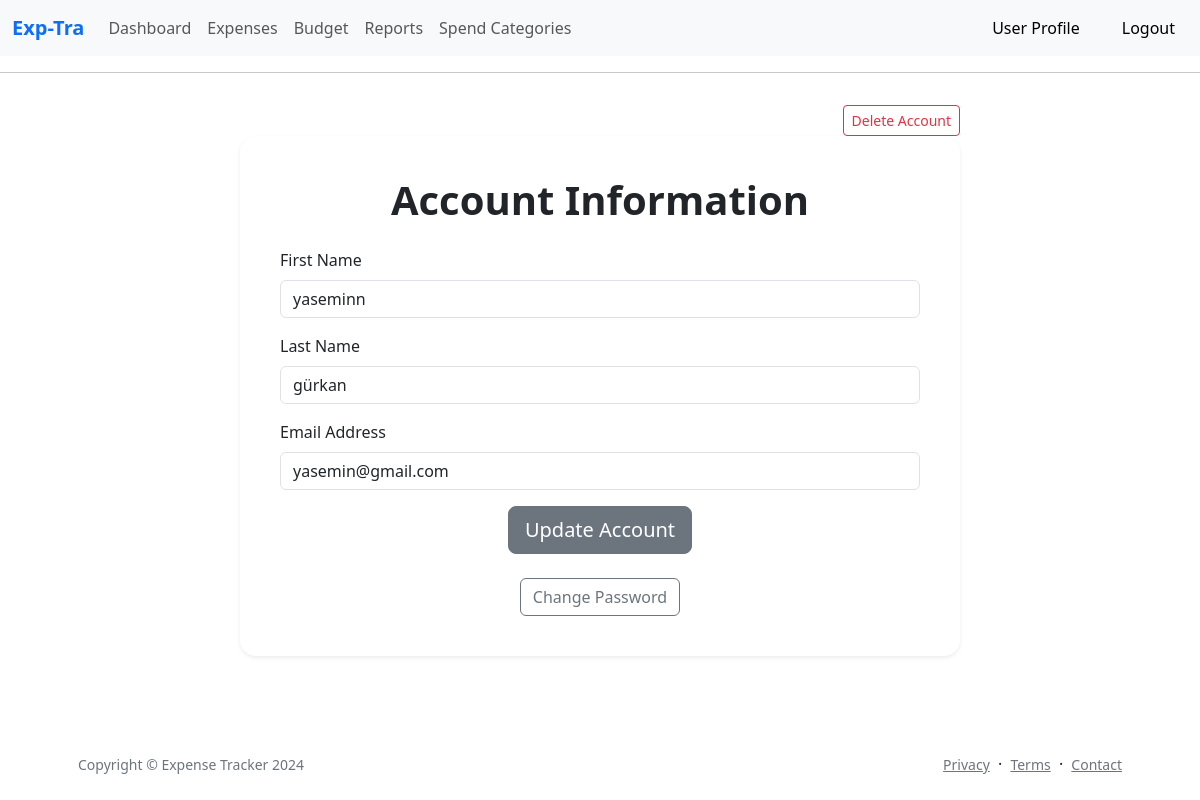
Before: /account (signed in) with the older database file.
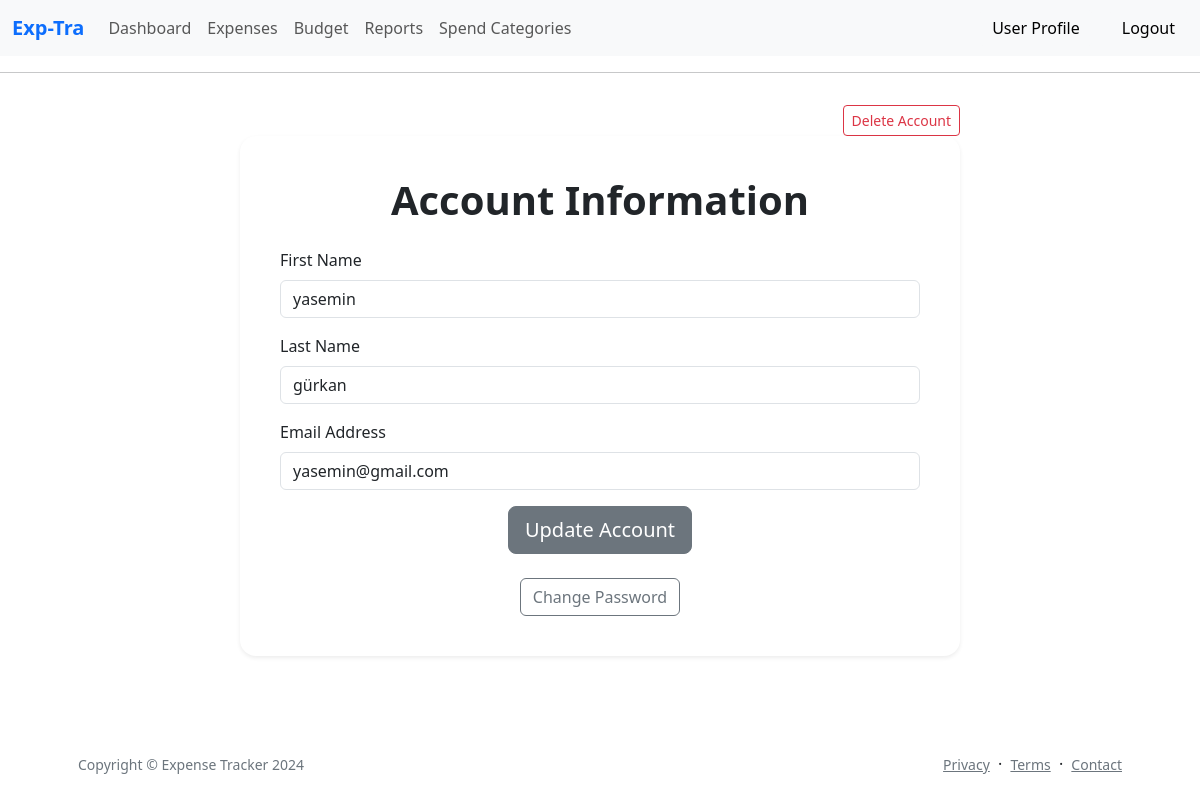
After: the same page with the newer database file.
### app/models.py (models this page shows, shortened)
class User(UserMixin,db.Model):
    __tablename__ = 'users'
    id: so.Mapped[int] = so.mapped_column(primary_key=True)
    firstname: so.Mapped[str] = so.mapped_column(sa.String(64), index=True,
                                                unique=False)
    lastname: so.Mapped[str] = so.mapped_column(sa.String(64), index=True,
                                                 unique=False)
    email: so.Mapped[str] = so.mapped_column(sa.String(120), index=True,
                                             unique=True)
    password_hash: so.Mapped[Optional[str]] = so.mapped_column(sa.String(256))
    expenses: so.WriteOnlyMapped['Expense'] = so.relationship(
        back_populates='user',passive_deletes=True)
    incomes = so.relationship("Income", back_populates='user')

### app/main/routes.py (the view)
@bp.route('/account', methods=['GET', 'POST'])
@login_required
def account():
    account_form = UpdateAccountForm()
    password_form = ChangePasswordForm()
    if account_form.validate_on_submit():
        current_user.firstname = account_form.firstname.data
        current_user.lastname = account_form.lastname.data
        db.session.commit()
        flash('Your account has been updated!', 'success')
        return redirect(url_for('main.account'))
    elif request.method == 'POST' and password_form.validate():
        current_user.set_password(password_form.new_password.data)
        db.session.commit()
        flash('Your password has been changed!', 'success')
        return redirect(url_for('main.account'))
    elif request.method == 'POST':
        flash('Passwords do not match!', 'danger')
        account_form.firstname.data = current_user.firstname
        account_form.lastname.data = current_user.lastname
    elif request.method == 'GET':
        account_form.firstname.data = current_user.firstname
        account_form.lastname.data = current_user.lastname
    return render_template('account.html', title='Account', account_form=account_form, password_form=password_form)

### app/main/forms.py
class UpdateAccountForm(FlaskForm):
    firstname = StringField('First Name', validators=[DataRequired()])
    lastname = StringField('Last Name', validators=[DataRequired()])
    submit = SubmitField('Update Account')

### app/auth/forms.py (shortened to what this page needs)
class ChangePasswordForm(FlaskForm):
    old_password = PasswordField('Old Password', validators=[DataRequired()])
    new_password = PasswordField('New Password', validators=[DataRequired()])
    confirm_password = PasswordField(
        'Confirm Password', validators=[DataRequired(), EqualTo('new_password', message='Passwords must match')])
    submit = SubmitField('Change Password')

### app/models.py (called while the page is built)
@login.user_loader
def load_user(id):
    return db.session.get(User, int(id))

### app/templates/account.html (shortened to what this page needs)
{% extends "base.html" %}
{% block content %}
<div class="container">
    <div class="row justify-content-center">
        <div class="col-lg-8">
            <div class="text-end mt-3">
                <button type="button" class="btn btn-outline-danger btn-sm" data-bs-toggle="modal"
                        data-bs-target="#deleteAccountModal">Delete Account
                </button>
            </div>
            <div class="card shadow-sm border-0 rounded-4 p-4">
                <div class="card-body">
                    <h1 class="fw-bolder text-center mb-4">Account Information</h1>
                    <form method="post" action="{{ url_for('main.account') }}">
                        <div class="mb-3">
                            <label for="firstname" class="form-label">First Name</label>
                            <input type="text" class="form-control" id="firstname" name="firstname"
                                   value="{{ account_form.firstname.data }}" required>
                        </div>
                        <div class="mb-3">
                            <label for="lastname" class="form-label">Last Name</label>
                            <input type="text" class="form-control" id="lastname" name="lastname"
                                   value="{{ account_form.lastname.data }}" required>
                        </div>
                        <div class="mb-3">
                            <label for="email" class="form-label">Email Address</label>
                            <input type="email" class="form-control" id="email" name="email"
                                   value="{{ current_user.email }}" readonly>
                        </div>
                        {{ account_form.submit(class="btn btn-secondary btn-lg d-block mx-auto") }}
                    </form>
                    <br>
                    <button type="button" class="btn btn-outline-secondary d-block mx-auto" data-bs-toggle="modal"
                            data-bs-target="#changePasswordModal">
                        Change Password
                    </button>
                </div>
            </div>
        </div>
    </div>
</div>
{% endblock %}

Changed rows visible on the page:
changed User "gürkan": firstname "yaseminn" → "yasemin"
